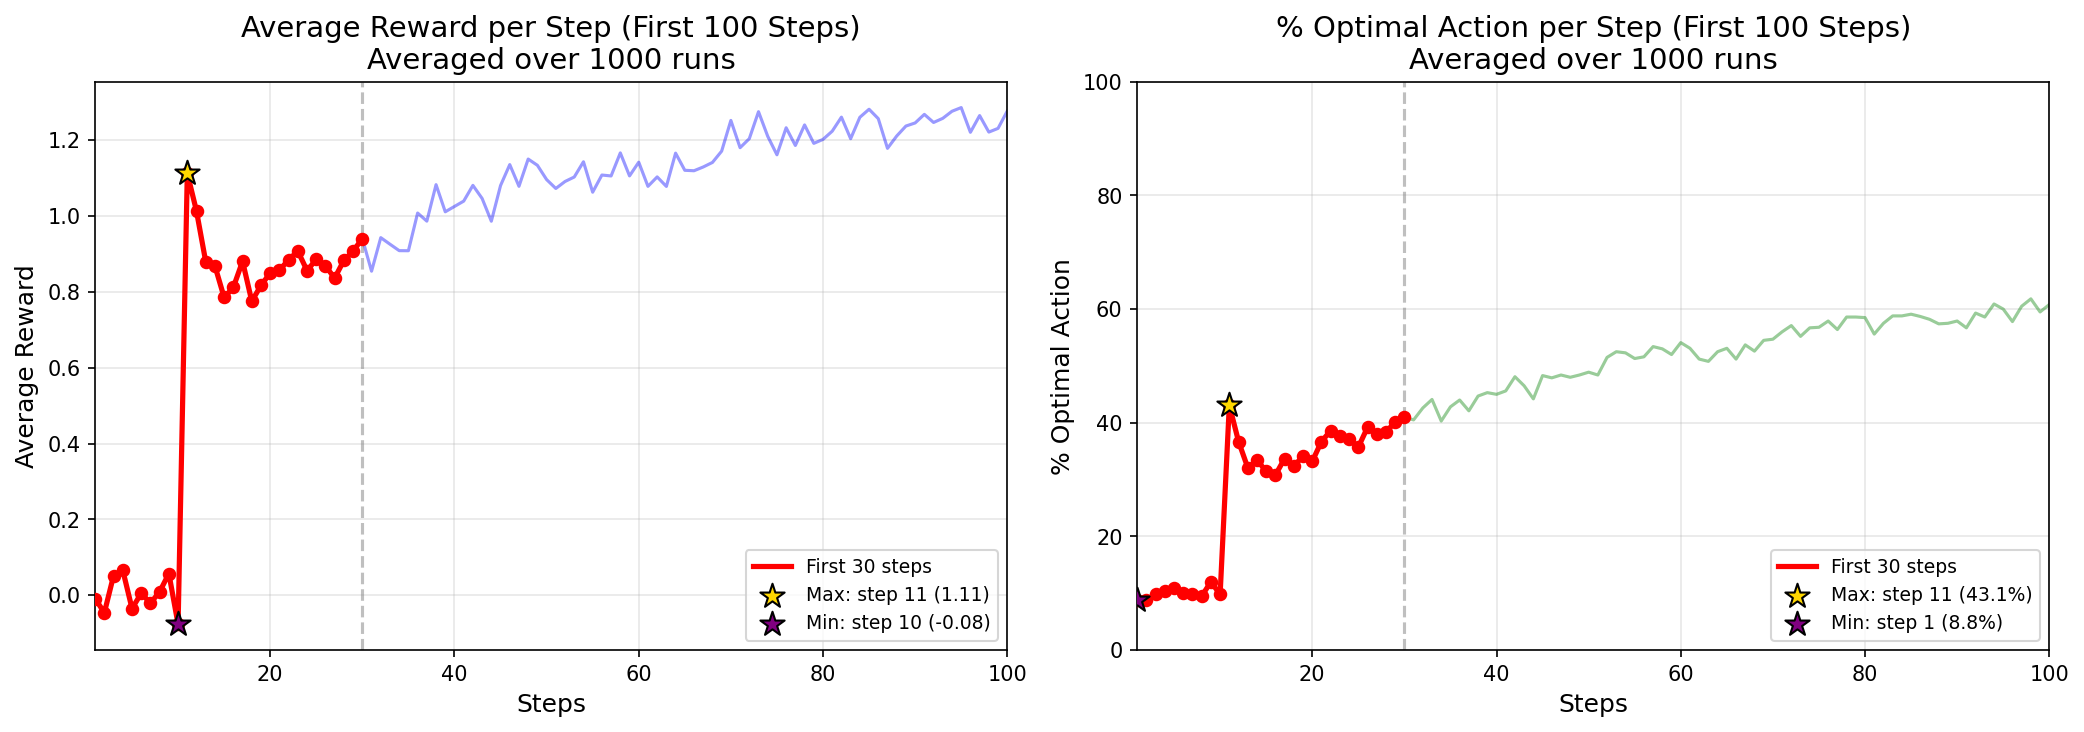

The Python source for this figure:
"""
Exercise 2.8: UCB (Upper Confidence Bound) Action Selection Analysis

Simulates UCB action selection with 10 arms:
    A_t = argmax_a [Q_t(a) + c * sqrt(ln(t) / N_t(a))]

Where:
    - Q_t(a): Estimated value of action a (initialized from N(0,1))
    - N_t(a): Number of times action a has been selected
    - c: Exploration parameter (default: 2)
    - t: Current time step

Reference: Sutton & Barto, Reinforcement Learning 2nd Edition
"""

import numpy as np
import matplotlib.pyplot as plt
from tqdm import tqdm


class UCBBandit:
    """UCB action selection for a 10-armed bandit."""

    def __init__(self, n_actions=10, c=2):
        self.n_actions = n_actions
        self.c = c
        self.reset()

    def reset(self):
        """Initialize true values q*(a) from N(0,1) and reset estimates."""
        self.q_star = np.random.normal(0, 1, self.n_actions)  # True action values
        self.Qt = np.zeros(self.n_actions)  # Estimated values (start at 0)
        self.Nt = np.zeros(self.n_actions)  # Action counts
        self.t = 0  # Time step

    def get_reward(self, action):
        """Get reward for action (sampled from N(q*(a), 1))."""
        return np.random.normal(self.q_star[action], 1)

    def get_optimal_action(self):
        """Return the optimal action."""
        return np.argmax(self.q_star)

    def ucb_values(self):
        """Calculate UCB value for each action."""
        ucb = np.zeros(self.n_actions)
        for a in range(self.n_actions):
            if self.Nt[a] == 0:
                ucb[a] = float('inf')  # Explore unvisited actions first
            else:
                exploration_bonus = self.c * np.sqrt(np.log(self.t) / self.Nt[a])
                ucb[a] = self.Qt[a] + exploration_bonus
        return ucb

    def select_action(self):
        """Select action using UCB."""
        self.t += 1
        ucb = self.ucb_values()
        # Break ties randomly
        max_ucb = np.max(ucb)
        action = np.random.choice(np.where(ucb == max_ucb)[0])
        return action

    def update(self, action, reward):
        """Update Q estimate using incremental sample average."""
        self.Nt[action] += 1
        # Incremental update: Q = Q + (1/n)(R - Q)
        self.Qt[action] += (reward - self.Qt[action]) / self.Nt[action]

    def get_exploration_bonus(self):
        """Get exploration bonus for each action."""
        bonus = np.zeros(self.n_actions)
        for a in range(self.n_actions):
            if self.Nt[a] > 0 and self.t > 0:
                bonus[a] = self.c * np.sqrt(np.log(self.t) / self.Nt[a])
            else:
                bonus[a] = float('inf')
        return bonus


def run_simulation(n_steps=1000, n_runs=100, c=2, seed=42):
    """Run UCB simulation with multiple independent runs and average results."""
    np.random.seed(seed)

    # Track results across all runs
    all_rewards = np.zeros((n_runs, n_steps))
    all_optimal = np.zeros((n_runs, n_steps))

    for run in tqdm(range(n_runs), desc="Running simulations"):
        bandit = UCBBandit(n_actions=10, c=c)
        optimal_action = bandit.get_optimal_action()

        for step in range(n_steps):
            action = bandit.select_action()
            reward = bandit.get_reward(action)
            bandit.update(action, reward)

            all_rewards[run, step] = reward
            all_optimal[run, step] = 1 if action == optimal_action else 0

    # Average across runs
    avg_reward_per_step = all_rewards.mean(axis=0)
    avg_optimal_per_step = all_optimal.mean(axis=0) * 100  # Convert to percentage

    # Cumulative average reward
    cumulative_avg_reward = np.cumsum(avg_reward_per_step) / np.arange(1, n_steps + 1)

    history = {
        'n_runs': n_runs,
        'n_steps': n_steps,
        'avg_reward_per_step': avg_reward_per_step,
        'cumulative_avg_reward': cumulative_avg_reward,
        'avg_optimal_per_step': avg_optimal_per_step,
        'cumulative_optimal_pct': np.cumsum(all_optimal.mean(axis=0)) / np.arange(1, n_steps + 1) * 100
    }

    return history


def plot_results(history, save_path='exercise_2_8_ucb_analysis.png'):
    """Plot UCB simulation results averaged over multiple runs."""
    n_steps = history['n_steps']
    n_runs = history['n_runs']
    focus_steps = min(100, n_steps)
    spark_steps = 30  # Highlight first 30 steps

    fig, axes = plt.subplots(1, 2, figsize=(14, 5))

    # Plot 1: Average Reward per step (first 100 steps)
    ax1 = axes[0]
    # Plot full range in lighter color
    ax1.plot(range(1, focus_steps + 1), history['avg_reward_per_step'][:focus_steps],
             color='blue', linewidth=1.5, alpha=0.4)
    # Highlight first 30 steps with markers
    ax1.plot(range(1, spark_steps + 1), history['avg_reward_per_step'][:spark_steps],
             color='red', linewidth=2.5, label=f'First {spark_steps} steps')
    ax1.scatter(range(1, spark_steps + 1), history['avg_reward_per_step'][:spark_steps],
                color='red', s=30, zorder=5)
    # Mark the spike/dip points
    rewards_30 = history['avg_reward_per_step'][:spark_steps]
    max_idx = np.argmax(rewards_30)
    min_idx = np.argmin(rewards_30)
    ax1.scatter([max_idx + 1], [rewards_30[max_idx]], color='gold', s=150,
                marker='*', zorder=6, edgecolors='black', linewidths=1,
                label=f'Max: step {max_idx+1} ({rewards_30[max_idx]:.2f})')
    ax1.scatter([min_idx + 1], [rewards_30[min_idx]], color='purple', s=150,
                marker='*', zorder=6, edgecolors='black', linewidths=1,
                label=f'Min: step {min_idx+1} ({rewards_30[min_idx]:.2f})')
    ax1.axvline(x=spark_steps, color='gray', linestyle='--', alpha=0.5)
    ax1.set_xlabel('Steps', fontsize=12)
    ax1.set_ylabel('Average Reward', fontsize=12)
    ax1.set_title(f'Average Reward per Step (First 100 Steps)\nAveraged over {n_runs} runs', fontsize=14)
    ax1.legend(loc='lower right', fontsize=9)
    ax1.grid(True, alpha=0.3)
    ax1.set_xlim(1, focus_steps)

    # Plot 2: % Optimal Action per step (first 100 steps)
    ax2 = axes[1]
    # Plot full range in lighter color
    ax2.plot(range(1, focus_steps + 1), history['avg_optimal_per_step'][:focus_steps],
             color='green', linewidth=1.5, alpha=0.4)
    # Highlight first 30 steps with markers
    ax2.plot(range(1, spark_steps + 1), history['avg_optimal_per_step'][:spark_steps],
             color='red', linewidth=2.5, label=f'First {spark_steps} steps')
    ax2.scatter(range(1, spark_steps + 1), history['avg_optimal_per_step'][:spark_steps],
                color='red', s=30, zorder=5)
    # Mark key points
    optimal_30 = history['avg_optimal_per_step'][:spark_steps]
    max_idx = np.argmax(optimal_30)
    min_idx = np.argmin(optimal_30)
    ax2.scatter([max_idx + 1], [optimal_30[max_idx]], color='gold', s=150,
                marker='*', zorder=6, edgecolors='black', linewidths=1,
                label=f'Max: step {max_idx+1} ({optimal_30[max_idx]:.1f}%)')
    ax2.scatter([min_idx + 1], [optimal_30[min_idx]], color='purple', s=150,
                marker='*', zorder=6, edgecolors='black', linewidths=1,
                label=f'Min: step {min_idx+1} ({optimal_30[min_idx]:.1f}%)')
    ax2.axvline(x=spark_steps, color='gray', linestyle='--', alpha=0.5)
    ax2.set_xlabel('Steps', fontsize=12)
    ax2.set_ylabel('% Optimal Action', fontsize=12)
    ax2.set_title(f'% Optimal Action per Step (First 100 Steps)\nAveraged over {n_runs} runs', fontsize=14)
    ax2.set_ylim(0, 100)
    ax2.legend(loc='lower right', fontsize=9)
    ax2.grid(True, alpha=0.3)
    ax2.set_xlim(1, focus_steps)

    plt.tight_layout()
    plt.savefig(save_path, dpi=150, bbox_inches='tight')
    print(f"Plot saved to {save_path}")
    plt.show()


def print_summary(history):
    """Print simulation summary."""
    n_steps = history['n_steps']
    n_runs = history['n_runs']

    print("\n" + "=" * 60)
    print("UCB SIMULATION SUMMARY")
    print("=" * 60)

    print(f"\nExperiment Configuration:")
    print(f"  Number of runs: {n_runs}")
    print(f"  Steps per run: {n_steps}")
    print(f"  Exploration parameter c: 2")

    # Performance at different steps
    print(f"\nPerformance Metrics (averaged over {n_runs} runs):")
    print(f"{'Step':<10} {'Avg Reward':>15} {'% Optimal':>15}")
    print("-" * 42)
    for step in [10, 25, 50, 100]:
        if step <= n_steps:
            print(f"  {step:<8} {history['avg_reward_per_step'][step-1]:>15.3f} "
                  f"{history['avg_optimal_per_step'][step-1]:>14.1f}%")

    # Final performance
    print(f"\nFinal Performance (step {n_steps}):")
    print(f"  Average reward: {history['avg_reward_per_step'][-1]:.3f}")
    print(f"  % Optimal action: {history['avg_optimal_per_step'][-1]:.1f}%")
    print("=" * 60)


if __name__ == '__main__':
    print("Exercise 2.8: UCB Action Selection Analysis")
    print("-" * 45)
    print("Simulating: A_t = argmax[Q(a) + c√(ln(t)/N(a))]")
    print("10 actions, q*(a) ~ N(0,1), c = 2")
    print("1000 independent runs, 1000 steps each\n")

    # Run simulation with multiple runs
    history = run_simulation(n_steps=1000, n_runs=1000, c=2, seed=42)

    # Plot results
    plot_results(history)

    # Print summary
    print_summary(history)
